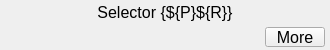
<?xml version="1.0" ?>
<ui version="4.0">
  <class>Dialog</class>
  <widget class="PyDMFrame" name="screen">
    <property name="geometry">
      <rect>
        <x>492</x>
        <y>65</y>
        <width>330</width>
        <height>50</height>
      </rect>
    </property>
    <property name="minimumSize">
      <size>
        <width>330</width>
        <height>50</height>
      </size>
    </property>
    <property name="styleSheet">
      <string notr="true">PyDMFrame#screen {
  color: rgb(0, 0, 0);
  background-color: rgb(236, 236, 236);
  }</string>
    </property>
    <property name="windowTitle">
      <string>selector_choice</string>
    </property>
    <layout class="QGridLayout" name="gridLayout" columnstretch="5,200,10,45,5,60,5" rowstretch="2,20,3,2,20,3">
      <property name="leftMargin">
        <number>0</number>
      </property>
      <property name="topMargin">
        <number>0</number>
      </property>
      <property name="rightMargin">
        <number>0</number>
      </property>
      <property name="bottomMargin">
        <number>0</number>
      </property>
      <property name="horizontalSpacing">
        <number>0</number>
      </property>
      <property name="verticalSpacing">
        <number>0</number>
      </property>
      <item row="0" column="0" rowspan="3" colspan="7">
        <widget class="PyDMDrawingRectangle" name="rectangle">
          <property name="geometry">
            <rect>
              <x>0</x>
              <y>0</y>
              <width>330</width>
              <height>25</height>
            </rect>
          </property>
          <property name="sizePolicy">
            <sizepolicy hsizetype="Ignored" vsizetype="Ignored">
              <horstretch>0</horstretch>
              <verstretch>0</verstretch>
            </sizepolicy>
          </property>
          <property name="brush" stdset="0">
            <brush brushstyle="SolidPattern">
              <color alpha="255">
                <red>255</red>
                <green>255</green>
                <blue>255</blue>
              </color>
            </brush>
          </property>
          <property name="penStyle" stdset="0">
            <enum>Qt::SolidLine</enum>
          </property>
          <property name="penColor" stdset="0">
            <color>
              <red>255</red>
              <green>255</green>
              <blue>255</blue>
            </color>
          </property>
          <property name="penWidth" stdset="0">
            <double>0</double>
          </property>
          <property name="penCapStyle" stdset="0">
            <enum>Qt::FlatCap</enum>
          </property>
          <property name="toolTip">
            <string>rectangle</string>
          </property>
        </widget>
      </item>
      <item row="2" column="0" colspan="7">
        <widget class="PyDMDrawingLine" name="polyline">
          <property name="geometry">
            <rect>
              <x>0</x>
              <y>22</y>
              <width>332</width>
              <height>3</height>
            </rect>
          </property>
          <property name="sizePolicy">
            <sizepolicy hsizetype="Ignored" vsizetype="Ignored">
              <horstretch>0</horstretch>
              <verstretch>0</verstretch>
            </sizepolicy>
          </property>
          <property name="toolTip">
            <string>polyline</string>
          </property>
          <property name="brush" stdset="0">
            <brush brushstyle="SolidPattern">
              <color alpha="255">
                <red>10</red>
                <green>0</green>
                <blue>184</blue>
              </color>
            </brush>
          </property>
          <property name="penStyle" stdset="0">
            <enum>Qt::SolidLine</enum>
          </property>
          <property name="penColor" stdset="0">
            <color>
              <red>10</red>
              <green>0</green>
              <blue>184</blue>
            </color>
          </property>
          <property name="penWidth" stdset="0">
            <double>3</double>
          </property>
          <property name="penCapStyle" stdset="0">
            <enum>Qt::FlatCap</enum>
          </property>
          <property name="rules" stdset="0">
            <string>[{&quot;name&quot;: &quot;visibility&quot;, &quot;property&quot;: &quot;Visible&quot;, &quot;channels&quot;: [{&quot;channel&quot;: &quot;ca://${P}${R}:mode.VAL&quot;, &quot;trigger&quot;: true, &quot;use_enum&quot;: false}], &quot;expression&quot;: &quot;ch[0]!=0&quot;}]</string>
          </property>
          <property name="channel" stdset="0">
            <string>ca://${P}${R}:mode.VAL</string>
          </property>
          <property name="penWidth" stdset="0">
            <double>3</double>
          </property>
          <property name="penStyle" stdset="0">
            <enum>Qt::SolidLine</enum>
          </property>
          <property name="penColor" stdset="0"/>
          <property name="penCapStyle" stdset="0">
            <enum>Qt::FlatCap</enum>
          </property>
        </widget>
      </item>
      <item row="1" column="1" colspan="5">
        <widget class="QLabel" name="text">
          <property name="geometry">
            <rect>
              <x>5</x>
              <y>2</y>
              <width>320</width>
              <height>20</height>
            </rect>
          </property>
          <property name="sizePolicy">
            <sizepolicy hsizetype="Ignored" vsizetype="Ignored">
              <horstretch>0</horstretch>
              <verstretch>0</verstretch>
            </sizepolicy>
          </property>
          <property name="text">
            <string>Selector {${P}${R}}</string>
          </property>
          <property name="font">
            <font>
              <pointsize>12</pointsize>
            </font>
          </property>
          <property name="brush" stdset="0">
            <brush brushstyle="SolidPattern">
              <color alpha="255">
                <red>0</red>
                <green>0</green>
                <blue>0</blue>
              </color>
            </brush>
          </property>
          <property name="toolTip">
            <string>text</string>
          </property>
          <property name="alignment">
            <set>Qt::AlignCenter</set>
          </property>
          <property name="styleSheet">
            <string notr="true">QLabel#text {
  color: rgb(0, 0, 0);
  }</string>
          </property>
        </widget>
      </item>
      <item row="4" column="1">
        <widget class="PyDMEnumButton" name="choice_button">
          <property name="geometry">
            <rect>
              <x>5</x>
              <y>27</y>
              <width>200</width>
              <height>20</height>
            </rect>
          </property>
          <property name="sizePolicy">
            <sizepolicy hsizetype="Ignored" vsizetype="Ignored">
              <horstretch>0</horstretch>
              <verstretch>0</verstretch>
            </sizepolicy>
          </property>
          <property name="toolTip">
            <string>${P}${R}:mode.VAL</string>
          </property>
          <property name="channel" stdset="0">
            <string>ca://${P}${R}:mode.VAL</string>
          </property>
          <property name="font">
            <font>
              <pointsize>12</pointsize>
            </font>
          </property>
          <property name="orientation" stdset="0">
            <number>1</number>
          </property>
          <property name="horizontalSpacing" stdset="0">
            <number>0</number>
          </property>
          <property name="verticalSpacing" stdset="0">
            <number>0</number>
          </property>
          <property name="marginTop" stdset="0">
            <number>0</number>
          </property>
          <property name="marginBottom" stdset="0">
            <number>0</number>
          </property>
          <property name="marginLeft" stdset="0">
            <number>0</number>
          </property>
          <property name="marginRight" stdset="0">
            <number>0</number>
          </property>
          <property name="styleSheet">
            <string notr="true">PyDMEnumButton#choice_button {
  color: rgb(0, 0, 0);
  background-color: rgb(115, 223, 255);
  margin: 0px;
  padding: 0px;
  min-width: 0px;
  min-height: 0px;
  }
QPushButton {
  color: rgb(0, 0, 0);
  background-color: rgb(115, 223, 255);
  margin: 0px;
  padding: 0px;
  min-width: 0px;
  min-height: 0px;
  }</string>
          </property>
        </widget>
      </item>
      <item row="4" column="5">
        <widget class="PyDMRelatedDisplayButton" name="related_display">
          <property name="geometry">
            <rect>
              <x>265</x>
              <y>27</y>
              <width>60</width>
              <height>20</height>
            </rect>
          </property>
          <property name="sizePolicy">
            <sizepolicy hsizetype="Ignored" vsizetype="Ignored">
              <horstretch>0</horstretch>
              <verstretch>0</verstretch>
            </sizepolicy>
          </property>
          <property name="toolTip">
            <string>More</string>
          </property>
          <property name="text">
            <string>More</string>
          </property>
          <property name="showIcon" stdset="0">
            <bool>false</bool>
          </property>
          <property name="font">
            <font>
              <pointsize>12</pointsize>
            </font>
          </property>
          <property name="styleSheet">
            <string notr="true">PyDMRelatedDisplayButton#related_display {
  color: rgb(255, 255, 255);
  background-color: rgb(51, 153, 0);
  }</string>
          </property>
          <property name="titles" stdset="0">
            <stringlist>
              <string>show menu</string>
              <string>program choices</string>
            </stringlist>
          </property>
          <property name="filenames" stdset="0">
            <stringlist>
              <string>selector.ui</string>
              <string>selector_more.ui</string>
            </stringlist>
          </property>
          <property name="macros" stdset="0">
            <stringlist>
              <string>P=${P},R=${R}</string>
              <string>P=${P},R=${R}</string>
            </stringlist>
          </property>
          <property name="openInNewWindow" stdset="0">
            <bool>false</bool>
          </property>
        </widget>
      </item>
      <item row="4" column="3">
        <widget class="PyDMLabel" name="text_update">
          <property name="geometry">
            <rect>
              <x>215</x>
              <y>27</y>
              <width>45</width>
              <height>20</height>
            </rect>
          </property>
          <property name="sizePolicy">
            <sizepolicy hsizetype="Ignored" vsizetype="Ignored">
              <horstretch>0</horstretch>
              <verstretch>0</verstretch>
            </sizepolicy>
          </property>
          <property name="toolTip">
            <string>PV: ${P}${R}:busy</string>
          </property>
          <property name="channel" stdset="0">
            <string>ca://${P}${R}:busy</string>
          </property>
          <property name="font">
            <font>
              <pointsize>12</pointsize>
            </font>
          </property>
          <property name="alignment">
            <set>Qt::AlignLeading|Qt::AlignLeft|Qt::AlignVCenter</set>
          </property>
          <property name="textInteractionFlags">
            <set>Qt::TextSelectableByKeyboard|Qt::TextSelectableByMouse</set>
          </property>
          <property name="styleSheet">
            <string notr="true">PyDMLabel#text_update {
  color: rgb(10, 0, 184);
  background-color: rgb(236, 236, 236);
  }</string>
          </property>
        </widget>
      </item>
    </layout>
    <zorder>rectangle</zorder>
    <zorder>polyline</zorder>
    <zorder>text</zorder>
    <zorder>choice_button</zorder>
    <zorder>related_display</zorder>
    <zorder>text_update</zorder>
  </widget>
  <customwidgets>
    <customwidget>
      <class>PyDMDrawingRectangle</class>
      <extends>QWidget</extends>
      <header>pydm.widgets.drawing</header>
    </customwidget>
    <customwidget>
      <class>PyDMDrawingPolyline</class>
      <extends>QWidget</extends>
      <header>pydm.widgets.drawing</header>
    </customwidget>
    <customwidget>
      <class>PyDMDrawingLine</class>
      <extends>QWidget</extends>
      <header>pydm.widgets.drawing</header>
    </customwidget>
    <customwidget>
      <class>PyDMLabel</class>
      <extends>QLabel</extends>
      <header>pydm.widgets.label</header>
    </customwidget>
    <customwidget>
      <class>PyDMEnumButton</class>
      <extends>QWidget</extends>
      <header>pydm.widgets.enum_button</header>
    </customwidget>
    <customwidget>
      <class>PyDMRelatedDisplayButton</class>
      <extends>QPushButton</extends>
      <header>pydm.widgets.related_display_button</header>
    </customwidget>
    <customwidget>
      <class>PyDMFrame</class>
      <extends>QFrame</extends>
      <header>pydm.widgets.frame</header>
    </customwidget>
  </customwidgets>
</ui>
